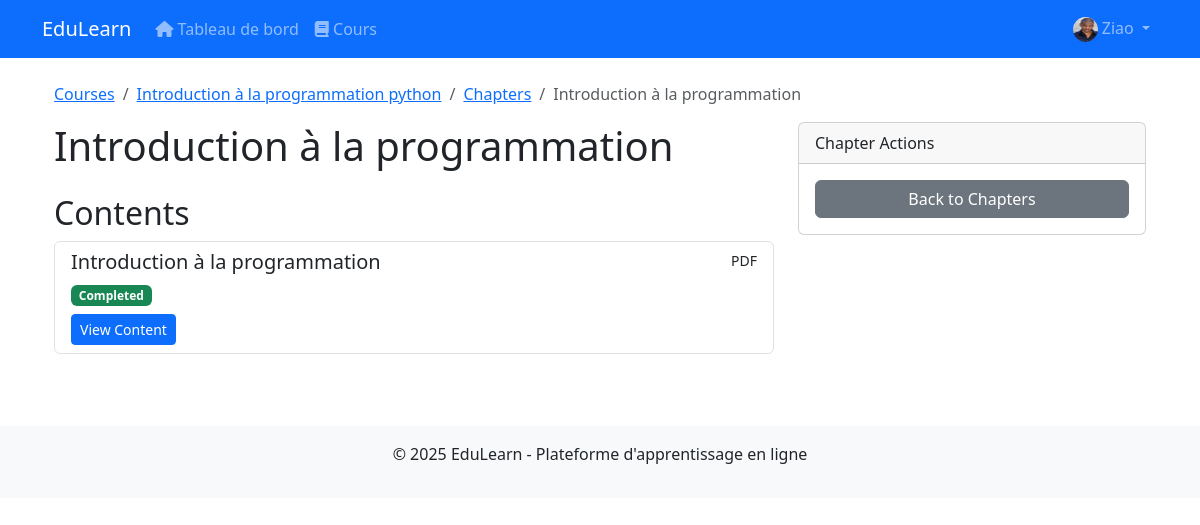
/courses/chapter/1/ (signed in), run on the app's committed database.
### users/models.py (models this page shows, shortened)
class User(AbstractUser):
    STUDENT = 'student'
    TEACHER = 'teacher'
    ADMIN = 'admin'
    ROLE_CHOICES = [
        (STUDENT, 'Élève'),
        (TEACHER, 'Enseignant'),
        (ADMIN, 'Administrateur'),
    ]
    role = models.CharField(max_length=10, choices=ROLE_CHOICES, default=STUDENT)
    profile_pic = models.ImageField(upload_to='profile_pics', blank=True, null=True)
    bio = models.TextField(blank=True, null=True)
    def is_student(self):
        return self.role == self.STUDENT
    def is_admin_user(self):
        return self.role == self.ADMIN and self.is_active

### courses/models.py (models this page shows, shortened)
class Course(models.Model):
    title = models.CharField(max_length=200)
    subject = models.ForeignKey(Subject, on_delete=models.CASCADE, related_name='courses')
    teacher = models.ForeignKey(User, on_delete=models.CASCADE, related_name='courses_teaching')
    description = models.TextField()
    image = models.ImageField(upload_to='course_images', blank=True, null=True)
    created_at = models.DateTimeField(auto_now_add=True)
    updated_at = models.DateTimeField(auto_now=True)
    students = models.ManyToManyField(User, related_name='courses_enrolled', blank=True)

class Chapter(models.Model):
    course = models.ForeignKey(Course, on_delete=models.CASCADE, related_name='chapters')
    title = models.CharField(max_length=200)
    order = models.PositiveIntegerField(default=1)
    class Meta:
        ordering = ['order']

class Content(models.Model):
    TEXT = 'text'
    VIDEO = 'video'
    PDF = 'pdf'
    IMAGE = 'image'
    CONTENT_TYPES = [
        (TEXT, 'Texte'),
        (VIDEO, 'Vidéo'),
        (PDF, 'PDF'),
        (IMAGE, 'Image'),
    ]
    chapter = models.ForeignKey(Chapter, on_delete=models.CASCADE, related_name='contents')
    title = models.CharField(max_length=200)
    content_type = models.CharField(max_length=5, choices=CONTENT_TYPES)
    text_content = models.TextField(blank=True, null=True)
    file = models.FileField(upload_to='course_files', blank=True, null=True)
    order = models.PositiveIntegerField(default=1)
    created_at = models.DateTimeField(auto_now_add=True)
    class Meta:
        ordering = ['order']

### courses/views.py (the view)
# urls.py: path('chapter/<int:chapter_id>/', views.chapter_detail, name='chapter_detail'),
def chapter_detail(request, chapter_id):
    print(f"Accessing chapter {chapter_id}")
    chapter = get_object_or_404(Chapter, id=chapter_id)
    course = chapter.course
    contents = chapter.contents.all()
    if not (request.user.is_authenticated and
            (course.teacher == request.user or
             course.students.filter(id=request.user.id).exists() or
             request.user.is_admin_user())):
        return HttpResponseForbidden("You must be enrolled in this course to view this chapter")
    if request.user.is_authenticated and hasattr(request.user, 'is_student') and request.user.is_student():
        for content in contents:
            progress, created = StudentProgress.objects.get_or_create(
                student=request.user,
                content=content
            )
            content.progress = progress
    return render(request, 'courses/chapter_detail.html', {
        'chapter': chapter,
        'course': course,
        'contents': contents
    })

### templates/courses/chapter_detail.html (shortened to what this page needs)
{% extends 'base.html' %}
{% block content %}
<div class="container my-4">
    <nav aria-label="breadcrumb">
        <ol class="breadcrumb">
            <li class="breadcrumb-item"><a href="{% url 'courses:course_list' %}">Courses</a></li>
            <li class="breadcrumb-item"><a href="{% url 'courses:course_detail' course.id %}">{{ course.title }}</a></li>
            <li class="breadcrumb-item"><a href="{% url 'courses:chapter_list' course.id %}">Chapters</a></li>
            <li class="breadcrumb-item active" aria-current="page">{{ chapter.title }}</li>
        </ol>
    </nav>
    <div class="row">
        <div class="col-md-8">
            <h1>{{ chapter.title }}</h1>
            {% if contents %}
                <h2 class="mt-4">Contents</h2>
                <div class="list-group mb-4">
                    {% for content in contents %}
                    <div class="list-group-item list-group-item-action">
                        <div class="d-flex w-100 justify-content-between">
                            <h5 class="mb-1">{{ content.title }}</h5>
                            <small>{{ content.get_content_type_display }}</small>
                        </div>
                        {% if request.user.is_student %}
                            {% if content.progress.completed %}
                                <span class="badge bg-success">Completed</span>
                            {% else %}
                                <span class="badge bg-warning">Not completed</span>
                            {% endif %}
                        {% endif %}
                        <div class="mt-2">
                            <a href="{% url 'courses:content_detail' content.id %}" class="btn btn-sm btn-primary">View Content</a>
                        </div>
                    </div>
                    {% endfor %}
                </div>
            {% else %}
                <div class="alert alert-info">This chapter has no contents yet.</div>
            {% endif %}
        </div>
        <div class="col-md-4">
            <div class="card">
                <div class="card-header">
                    Chapter Actions
                </div>
                <div class="card-body">
                    <a href="{% url 'courses:chapter_list' course.id %}" class="btn btn-secondary w-100">Back to Chapters</a>
                </div>
            </div>
        </div>
    </div>
</div>
{% endblock %}

### templates/base.html (shortened to what this page needs)
<!DOCTYPE html>
<html lang="fr">
<head>
    <link href="https://cdn.jsdelivr.net/npm/bootstrap@5.3.0/dist/css/bootstrap.min.css" rel="stylesheet">
    <link rel="stylesheet" href="https://cdnjs.cloudflare.com/ajax/libs/font-awesome/6.4.0/css/all.min.css">
</head>
<body>
    <nav class="navbar navbar-expand-lg navbar-dark bg-primary">
        <div class="container">
            <a class="navbar-brand" href="{% url 'home' %}">EduLearn</a>
            <div class="collapse navbar-collapse" id="navbarNav">
                <ul class="navbar-nav">
                    {% if user.is_authenticated %}
                        <li class="nav-item">
                            <a class="nav-link" href="{% url 'dashboard:home' %}">
                                <i class="fas fa-home"></i> Tableau de bord
                            </a>
                        </li>
                        <li class="nav-item">
                            <a class="nav-link" href="{% url 'courses:course_list' %}">
                                <i class="fas fa-book"></i> Cours
                            </a>
                        </li>
                    {% endif %}
                </ul>
                <ul class="navbar-nav ms-auto">
                    {% if user.is_authenticated %}
                        <li class="nav-item dropdown">
                            <a class="nav-link dropdown-toggle" href="#" id="userDropdown" role="button" data-bs-toggle="dropdown">
                                {% if user.profile_pic %}
                                    <img src="{{ user.profile_pic.url }}" alt="Profile" class="rounded-circle" style="width: 25px; height: 25px;">
                                {% else %}
                                    <i class="fas fa-user-circle"></i>
                                {% endif %}
                                {{ user.username }}
                            </a>
                        </li>
                    {% endif %}
                </ul>
            </div>
        </div>
    </nav>
    <div class="container mt-4">
        {% block content %}{% endblock %}
    </div>
    <footer class="mt-5 py-3 bg-light text-center">
        <div class="container">
            <p>&copy; {% now "Y" %} EduLearn - Plateforme d'apprentissage en ligne</p>
        </div>
    </footer>
</body>
</html>

### data on the page
User: profile_pic (picture), username "Ziao"
Course: title "Introduction à la programmation python"
Chapter: title "Introduction à la programmation"
Content: title "Introduction à la programmation", content_type "PDF", shows "Completed"
